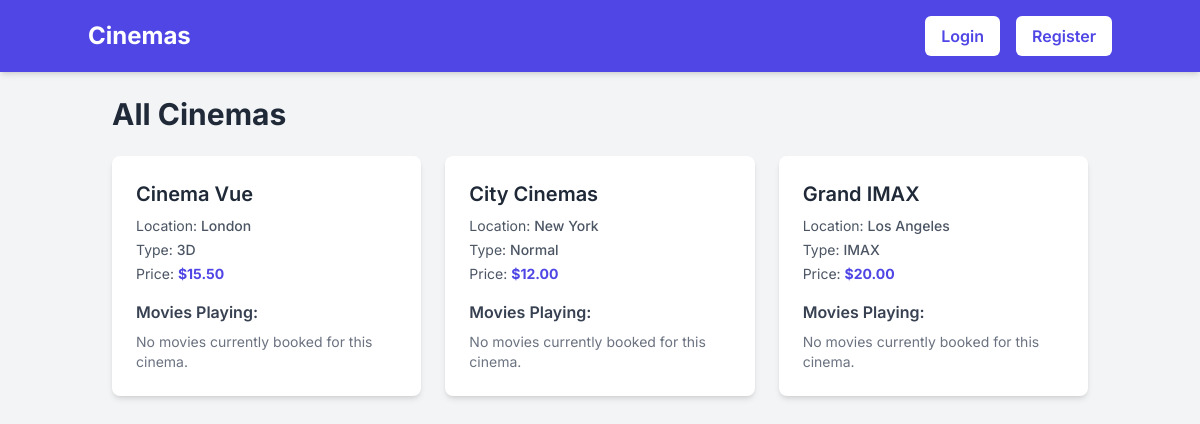
The page /cinema.php on the database its author committed.
### tables this page shows
CREATE TABLE cinema (
    cinema_id INT PRIMARY KEY AUTO_INCREMENT,
    name VARCHAR(100) NOT NULL,
    location VARCHAR(100),
    type_id INT,
    FOREIGN KEY (type_id) REFERENCES cinema_type(type_id) ON DELETE CASCADE
);

CREATE TABLE cinema_type (
    type_id INT PRIMARY KEY AUTO_INCREMENT,
    type_name ENUM('3D', 'IMAX', 'Normal') NOT NULL UNIQUE,
    price DECIMAL(6,2) NOT NULL
);

### src/cinema.php (the view, shortened to what this page needs)
<?php
require_once 'db_connect.php';
$cinemas_data = [];
$sql = "SELECT c.cinema_id, c.name AS cinema_name, c.location,
               ct.type_name, ct.price,
               GROUP_CONCAT(DISTINCT CONCAT(m.movie_id, ':', m.title) ORDER BY m.title ASC SEPARATOR '; ') AS movies_playing_with_id
        FROM cinema c
        JOIN cinema_type ct ON c.type_id = ct.type_id
        LEFT JOIN booking b ON c.cinema_id = b.cinema_id
        LEFT JOIN movies m ON b.movie_id = m.movie_id
        GROUP BY c.cinema_id, c.name, c.location, ct.type_name, ct.price
        ORDER BY c.name ASC";
$result = $conn->query($sql);
if ($result && $result->num_rows > 0) {
    while ($row = $result->fetch_assoc()) {
        $cinemas_data[] = $row;
    }
}
?>
<!DOCTYPE html>
<html lang="en">
<head>
    <script src="https://cdn.tailwindcss.com"></script>
</head>
<body class="min-h-screen bg-gray-100">
    <nav class="bg-indigo-600 p-4 shadow-md">
        <div class="container mx-auto flex justify-between items-center">
            <h1 class="text-white text-2xl font-bold">Cinemas</h1>
            <div class="flex items-center space-x-4">
                <?php if (isset($_SESSION['user_id'])): ?>
                    <span class="text-white text-lg">Welcome, <?php echo htmlspecialchars($_SESSION['user_name']); ?>!</span>
                    <a href="viewer.php" class="bg-white text-indigo-600 px-4 py-2 rounded-md font-semibold hover:bg-indigo-100">My Dashboard</a>
                    <a href="movies.php" class="bg-white text-indigo-600 px-4 py-2 rounded-md font-semibold hover:bg-indigo-100">Browse All Movies</a>
                    <a href="logout.php" class="bg-white text-indigo-600 px-4 py-2 rounded-md font-semibold hover:bg-indigo-100">Logout</a>
                <?php else: ?>
                    <a href="login.php" class="bg-white text-indigo-600 px-4 py-2 rounded-md font-semibold hover:bg-indigo-100">Login</a>
                    <a href="registration.php" class="bg-white text-indigo-600 px-4 py-2 rounded-md font-semibold hover:bg-indigo-100">Register</a>
                <?php endif; ?>
            </div>
        </div>
    </nav>
    <div class="container mx-auto p-6">
        <h2 class="text-3xl font-bold text-gray-800 mb-6">All Cinemas</h2>
        <div class="grid grid-cols-1 md:grid-cols-2 lg:grid-cols-3 gap-6">
            <?php if (!empty($cinemas_data)): ?>
                <?php foreach ($cinemas_data as $cinema): ?>
                    <div class="bg-white rounded-lg shadow-md overflow-hidden p-6">
                        <h3 class="text-xl font-semibold text-gray-800 mb-2"><?php echo htmlspecialchars($cinema['cinema_name']); ?></h3>
                        <p class="text-gray-600 text-sm mb-1">Location: <span class="font-medium"><?php echo htmlspecialchars($cinema['location']); ?></span></p>
                        <p class="text-gray-600 text-sm mb-1">Type: <span class="font-medium"><?php echo htmlspecialchars($cinema['type_name']); ?></span></p>
                        <p class="text-gray-600 text-sm mb-2">Price: <span class="font-bold text-indigo-600">$<?php echo htmlspecialchars(number_format($cinema['price'], 2)); ?></span></p>
                        <div class="mt-4">
                            <h4 class="text-md font-semibold text-gray-700 mb-2">Movies Playing:</h4>
                            <?php if (!empty($cinema['movies_playing_with_id'])): ?>
                                <ul class="list-disc list-inside text-gray-600 text-sm">
                                    <?php
                                    $movies_list = explode('; ', $cinema['movies_playing_with_id']);
                                    foreach ($movies_list as $movie_entry) {
                                        list($movie_id, $movie_title) = explode(':', $movie_entry, 2);
                                        echo '<li><a href="booking.php?cinema_id=' . htmlspecialchars($cinema['cinema_id']) . '&movie_id=' . htmlspecialchars($movie_id) . '" class="movie-link">' . htmlspecialchars($movie_title) . '</a></li>';
                                    }
                                    ?>
                                </ul>
                            <?php else: ?>
                                <p class="text-gray-500 text-sm">No movies currently booked for this cinema.</p>
                            <?php endif; ?>
                        </div>
                    </div>
                <?php endforeach; ?>
            <?php else: ?>
                <p class="text-gray-700 text-lg col-span-full text-center py-10">No cinemas found in the database.</p>
            <?php endif; ?>
        </div>
    </div>
</body>
</html>

### src/cinema.php (style rules this page uses)
body { font-family: 'Inter', sans-serif; background-color: #f0f2f5; }

### rows shown on the page
cinema: name "Cinema Vue", location "London", type.type_name "3D", type.price "15.50"
cinema: name "City Cinemas", location "New York", type.type_name "Normal", type.price "12.00"
cinema: name "Grand IMAX", location "Los Angeles", type.type_name "IMAX", type.price "20.00"
